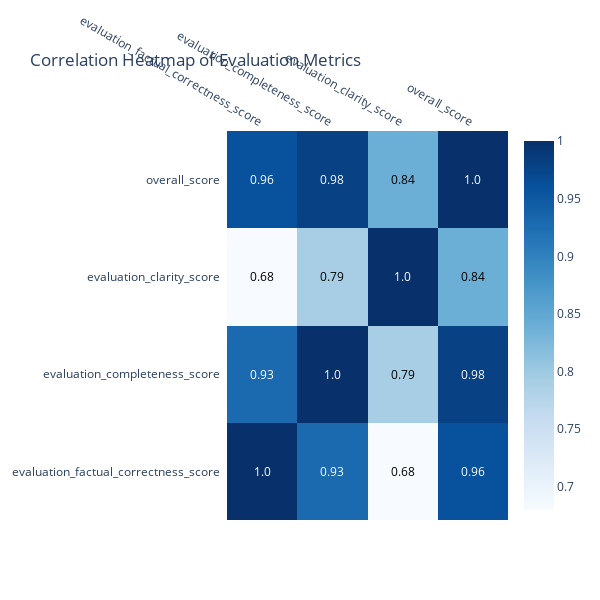

The code cell stored with this chart in its notebook:
### Code cell
import plotly.figure_factory as ff

# Select relevant columns
metrics = [
    'evaluation_factual_correctness_score',
    'evaluation_completeness_score',
    'evaluation_clarity_score',
    'overall_score'
]

# Calculate correlation matrix
corr_matrix = df[metrics].corr().round(2)

# Create heatmap
fig = ff.create_annotated_heatmap(
    z=corr_matrix.values,
    x=corr_matrix.columns.tolist(),
    y=corr_matrix.index.tolist(),
    annotation_text=corr_matrix.values,
    colorscale='Blues',
    showscale=True
)

fig.update_layout(
    title='Correlation Heatmap of Evaluation Metrics',
    width=600,
    height=600
)

fig.show()

### Figure 1 — Plotly figure (JSON) as saved in the notebook; plotly's stock layout.template omitted (floating-point values rounded to 4 significant figures)
{"data": [{"colorscale": [[0, "rgb(247,251,255)"], [0.125, "rgb(222,235,247)"], [0.25, "rgb(198,219,239)"], [0.375, "rgb(158,202,225)"], [0.5, "rgb(107,174,214)"], [0.625, "rgb(66,146,198)"], [0.75, "rgb(33,113,181)"], [0.875, "rgb(8,81,156)"], [1, "rgb(8,48,107)"]], "reversescale": false, "showscale": true, "type": "heatmap", "x": ["evaluation_factual_correctness_score", "evaluation_completeness_score", "evaluation_clarity_score", "overall_score"], "y": ["evaluation_factual_correctness_score", "evaluation_completeness_score", "evaluation_clarity_score", "overall_score"], "z": [[1, 0.93, 0.68, 0.96], [0.93, 1, 0.79, 0.98], [0.68, 0.79, 1, 0.84], [0.96, 0.98, 0.84, 1]]}], "layout": {"annotations": [{"font": {"color": "#FFFFFF"}, "showarrow": false, "text": "1.0", "x": "evaluation_factual_correctness_score", "xref": "x", "y": "evaluation_factual_correctness_score", "yref": "y"}, {"font": {"color": "#FFFFFF"}, "showarrow": false, "text": "0.93", "x": "evaluation_completeness_score", "xref": "x", "y": "evaluation_factual_correctness_score", "yref": "y"}, {"font": {"color": "#000000"}, "showarrow": false, "text": "0.68", "x": "evaluation_clarity_score", "xref": "x", "y": "evaluation_factual_correctness_score", "yref": "y"}, {"font": {"color": "#FFFFFF"}, "showarrow": false, "text": "0.96", "x": "overall_score", "xref": "x", "y": "evaluation_factual_correctness_score", "yref": "y"}, {"font": {"color": "#FFFFFF"}, "showarrow": false, "text": "0.93", "x": "evaluation_factual_correctness_score", "xref": "x", "y": "evaluation_completeness_score", "yref": "y"}, {"font": {"color": "#FFFFFF"}, "showarrow": false, "text": "1.0", "x": "evaluation_completeness_score", "xref": "x", "y": "evaluation_completeness_score", "yref": "y"}, {"font": {"color": "#000000"}, "showarrow": false, "text": "0.79", "x": "evaluation_clarity_score", "xref": "x", "y": "evaluation_completeness_score", "yref": "y"}, {"font": {"color": "#FFFFFF"}, "showarrow": false, "text": "0.98", "x": "overall_score", "xref": "x", "y": "evaluation_completeness_score", "yref": "y"}, {"font": {"color": "#000000"}, "showarrow": false, "text": "0.68", "x": "evaluation_factual_correctness_score", "xref": "x", "y": "evaluation_clarity_score", "yref": "y"}, {"font": {"color": "#000000"}, "showarrow": false, "text": "0.79", "x": "evaluation_completeness_score", "xref": "x", "y": "evaluation_clarity_score", "yref": "y"}, {"font": {"color": "#FFFFFF"}, "showarrow": false, "text": "1.0", "x": "evaluation_clarity_score", "xref": "x", "y": "evaluation_clarity_score", "yref": "y"}, {"font": {"color": "#000000"}, "showarrow": false, "text": "0.84", "x": "overall_score", "xref": "x", "y": "evaluation_clarity_score", "yref": "y"}, {"font": {"color": "#FFFFFF"}, "showarrow": false, "text": "0.96", "x": "evaluation_factual_correctness_score", "xref": "x", "y": "overall_score", "yref": "y"}, {"font": {"color": "#FFFFFF"}, "showarrow": false, "text": "0.98", "x": "evaluation_completeness_score", "xref": "x", "y": "overall_score", "yref": "y"}, {"font": {"color": "#000000"}, "showarrow": false, "text": "0.84", "x": "evaluation_clarity_score", "xref": "x", "y": "overall_score", "yref": "y"}, {"font": {"color": "#FFFFFF"}, "showarrow": false, "text": "1.0", "x": "overall_score", "xref": "x", "y": "overall_score", "yref": "y"}], "height": 600, "title": {"text": "Correlation Heatmap of Evaluation Metrics"}, "width": 600, "xaxis": {"dtick": 1, "gridcolor": "rgb(0, 0, 0)", "side": "top", "ticks": ""}, "yaxis": {"dtick": 1, "ticks": "", "ticksuffix": "  "}}}
